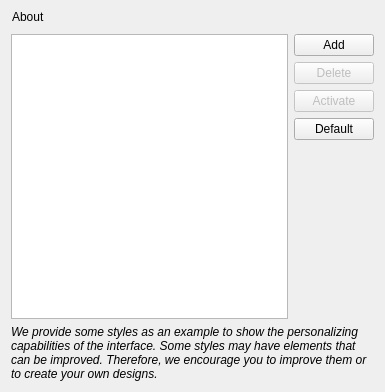
<?xml version="1.0" encoding="UTF-8"?>
<ui version="4.0">
 <class>LoadQSSDialog</class>
 <widget class="QDialog" name="LoadQSSDialog">
  <property name="geometry">
   <rect>
    <x>0</x>
    <y>0</y>
    <width>385</width>
    <height>392</height>
   </rect>
  </property>
   <property name="windowTitle">
    <string>Load QSS - UI themes</string>
   </property>
   <layout class="QVBoxLayout" name="verticalLayout_2">
   <property name="topMargin">
    <number>6</number>
   </property>
   <item>
    <layout class="QHBoxLayout" name="horizontalLayout_2">
     <item>
      <widget class="QPushButton" name="btn_About">
       <property name="minimumSize">
        <size>
         <width>0</width>
         <height>0</height>
        </size>
       </property>
       <property name="cursor">
        <cursorShape>PointingHandCursor</cursorShape>
       </property>
       <property name="styleSheet">
        <string notr="true">text-align:left;</string>
       </property>
       <property name="text">
        <string>About</string>
       </property>
       <property name="flat">
        <bool>true</bool>
       </property>
      </widget>
     </item>
     <item>
      <spacer name="horizontalSpacer">
       <property name="orientation">
        <enum>Qt::Horizontal</enum>
       </property>
       <property name="sizeHint" stdset="0">
        <size>
         <width>40</width>
         <height>20</height>
        </size>
       </property>
      </spacer>
     </item>
    </layout>
   </item>
   <item>
    <layout class="QHBoxLayout" name="horizontalLayout">
     <item>
      <widget class="QListWidget" name="listStyles">
       <property name="cursor" stdset="0">
        <cursorShape>PointingHandCursor</cursorShape>
       </property>
       <property name="alternatingRowColors">
        <bool>true</bool>
       </property>
      </widget>
     </item>
     <item>
      <layout class="QVBoxLayout" name="verticalLayout">
       <item>
        <widget class="QPushButton" name="addBtn">
         <property name="enabled">
          <bool>true</bool>
         </property>
         <property name="cursor">
          <cursorShape>PointingHandCursor</cursorShape>
         </property>
         <property name="text">
          <string>Add</string>
         </property>
        </widget>
       </item>
       <item>
        <widget class="QPushButton" name="deleteBtn">
         <property name="enabled">
          <bool>false</bool>
         </property>
         <property name="cursor">
          <cursorShape>PointingHandCursor</cursorShape>
         </property>
         <property name="text">
          <string>Delete</string>
         </property>
        </widget>
       </item>
       <item>
        <widget class="QPushButton" name="activateBtn">
         <property name="enabled">
          <bool>false</bool>
         </property>
         <property name="cursor">
          <cursorShape>PointingHandCursor</cursorShape>
         </property>
         <property name="text">
          <string>Activate</string>
         </property>
        </widget>
       </item>
       <item>
        <widget class="QPushButton" name="defaultBtn">
         <property name="cursor">
          <cursorShape>PointingHandCursor</cursorShape>
         </property>
         <property name="text">
          <string>Default</string>
         </property>
        </widget>
       </item>
       <item>
        <spacer name="verticalSpacer">
         <property name="orientation">
          <enum>Qt::Vertical</enum>
         </property>
         <property name="sizeHint" stdset="0">
          <size>
           <width>20</width>
           <height>40</height>
          </size>
         </property>
        </spacer>
       </item>
      </layout>
     </item>
    </layout>
   </item>
   <item>
    <widget class="QLabel" name="label">
     <property name="font">
      <font>
       <weight>50</weight>
       <italic>true</italic>
       <bold>false</bold>
      </font>
     </property>
     <property name="cursor">
      <cursorShape>ArrowCursor</cursorShape>
     </property>
     <property name="lineWidth">
      <number>1</number>
     </property>
     <property name="text">
      <string>We provide some styles as an example to show the personalizing capabilities of the interface. Some styles may have elements that can be improved. Therefore, we encourage you to improve them or to create your own designs.</string>
     </property>
     <property name="textFormat">
      <enum>Qt::AutoText</enum>
     </property>
     <property name="scaledContents">
      <bool>true</bool>
     </property>
     <property name="wordWrap">
      <bool>true</bool>
     </property>
    </widget>
   </item>
   </layout>
  </widget>
  <resources/>
  <connections>
  <connection>
   <sender>addBtn</sender>
   <signal>clicked()</signal>
   <receiver>LoadQSSDialog</receiver>
    <slot>addStyle()</slot>
   <hints>
    <hint type="sourcelabel">
     <x>336</x>
     <y>51</y>
    </hint>
    <hint type="destinationlabel">
     <x>299</x>
     <y>147</y>
    </hint>
   </hints>
  </connection>
  <connection>
   <sender>deleteBtn</sender>
   <signal>clicked()</signal>
   <receiver>LoadQSSDialog</receiver>
    <slot>deleteStyle()</slot>
   <hints>
    <hint type="sourcelabel">
     <x>336</x>
     <y>82</y>
    </hint>
    <hint type="destinationlabel">
     <x>281</x>
     <y>151</y>
    </hint>
   </hints>
  </connection>
  <connection>
   <sender>defaultBtn</sender>
   <signal>clicked()</signal>
   <receiver>LoadQSSDialog</receiver>
    <slot>resetStyle()</slot>
   <hints>
    <hint type="sourcelabel">
     <x>373</x>
     <y>148</y>
    </hint>
    <hint type="destinationlabel">
     <x>233</x>
     <y>145</y>
    </hint>
   </hints>
  </connection>
  <connection>
   <sender>listStyles</sender>
   <signal>itemClicked(QListWidgetItem*)</signal>
   <receiver>LoadQSSDialog</receiver>
    <slot>selectRow()</slot>
   <hints>
    <hint type="sourcelabel">
     <x>74</x>
     <y>86</y>
    </hint>
    <hint type="destinationlabel">
     <x>2</x>
     <y>12</y>
    </hint>
   </hints>
  </connection>
  <connection>
   <sender>activateBtn</sender>
   <signal>clicked()</signal>
   <receiver>LoadQSSDialog</receiver>
    <slot>applyStyle()</slot>
   <hints>
    <hint type="sourcelabel">
     <x>336</x>
     <y>111</y>
    </hint>
    <hint type="destinationlabel">
     <x>254</x>
     <y>152</y>
    </hint>
   </hints>
  </connection>
  <connection>
   <sender>btn_About</sender>
   <signal>clicked()</signal>
   <receiver>LoadQSSDialog</receiver>
    <slot>about()</slot>
   <hints>
    <hint type="sourcelabel">
     <x>45</x>
     <y>14</y>
    </hint>
    <hint type="destinationlabel">
     <x>3</x>
     <y>49</y>
    </hint>
   </hints>
  </connection>
 </connections>
 <slots>
  <slot>AddStyle()</slot>
  <slot>DeleteStyle()</slot>
  <slot>ApplyStyle()</slot>
  <slot>ResetStyle()</slot>
  <slot>SelectRow()</slot>
  <slot>PreviewStyle()</slot>
  <slot>About()</slot>
 </slots>
</ui>
